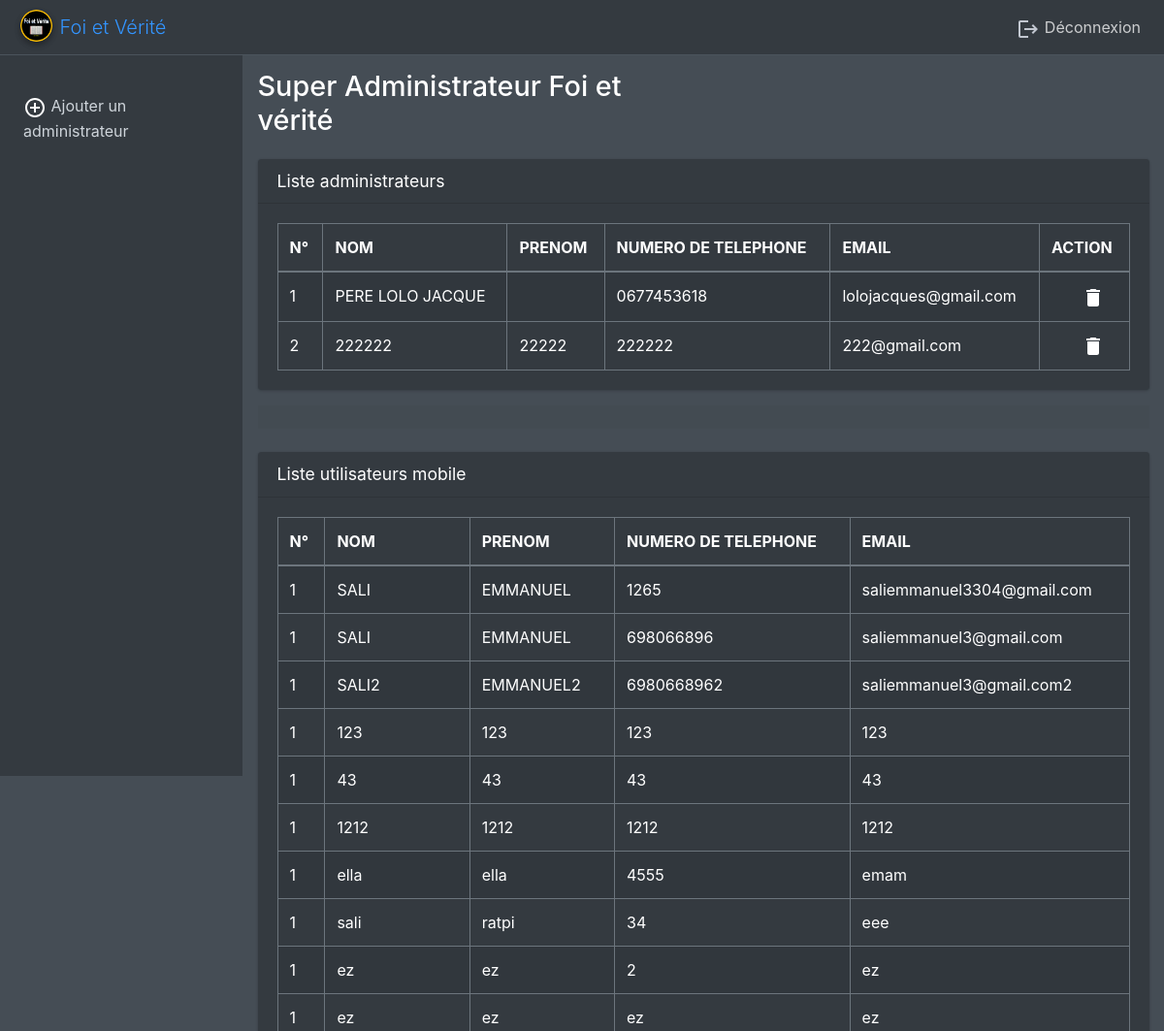
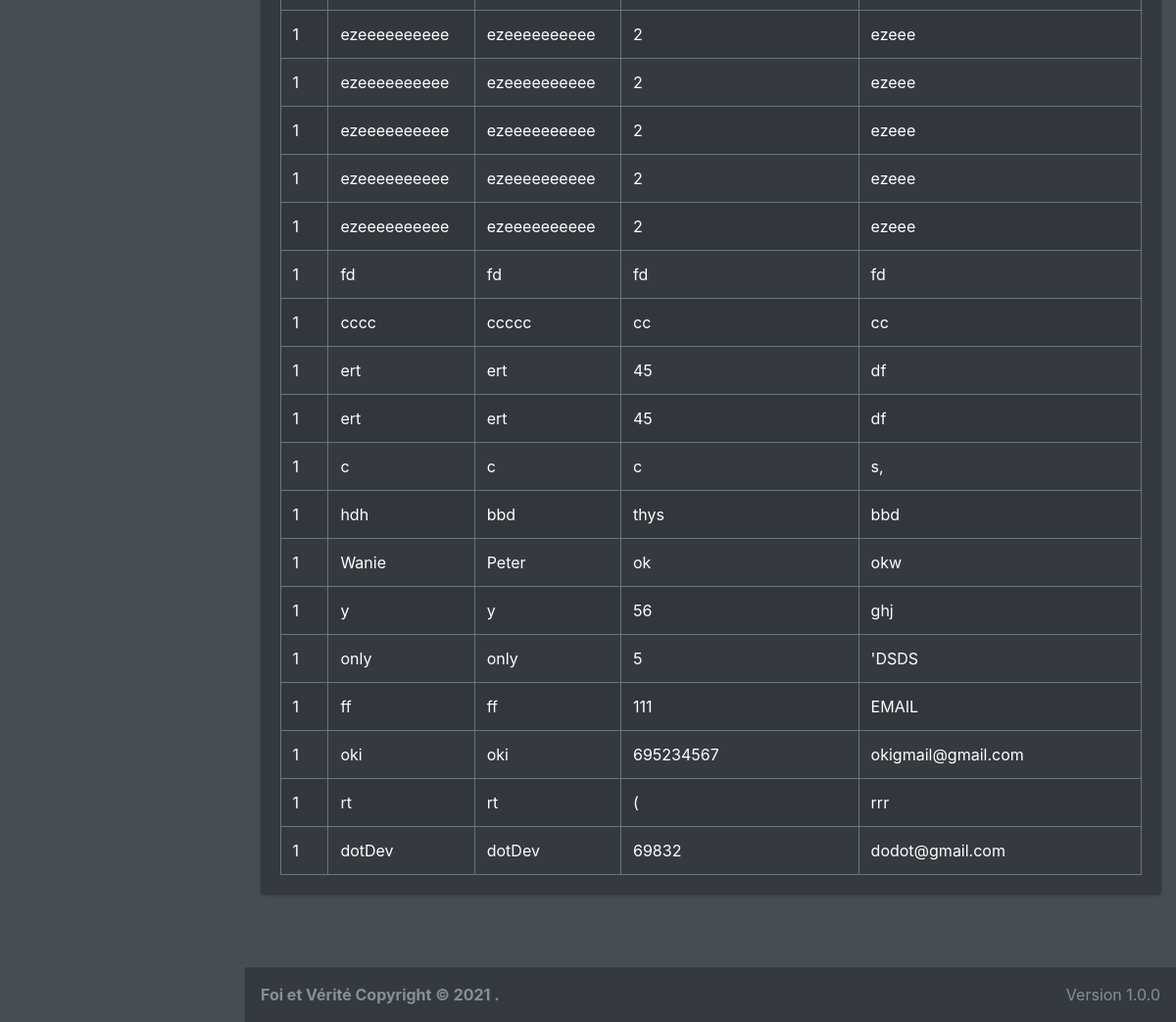
The page /pages/screens/dasbord.php (signed in) on the database its author committed (2 pictures, top to bottom).
### tables this page shows
CREATE TABLE `utilisateurmobile` (
  `idUtilisateurMobile` int(255) NOT NULL,
  `nom` varchar(50) NOT NULL,
  `prenom` varchar(50) NOT NULL,
  `numTel` varchar(50) NOT NULL,
  `email` varchar(50) NOT NULL,
  `idUtilisateur` int(11) NOT NULL
);

### pages/controlers/connexiondb.php (called while the page is built)
<?php
 function connexionDb(){
    $host = "localhost";
    $dbname = "fevdb";
    $user = "root";
    $pass = "";
    try {
        $bdd = new PDO("mysql:host=$host;dbname=$dbname", $user, $pass);
    } catch (Exception $e) {
    }
    return $bdd;
}

### pages/models/superAdministrateur.php (called while the page is built, shortened)
<?php
class SuperAdministrateur extends Utilisateur
{
    public $idsuperAdministrateur;
    public function __construct(
        $idsuperAdministrateur,
        $nom,
        $prenom,
        $numTel,
        $email,
        $idUtilisateur,
        $login,
        $grade
    ) {
        $this->idsuperAdministrateur = $idsuperAdministrateur;
    }
    public function selectAdminList($bdd)
    {
        $requete = 'SELECT `idAdministrateur`, `nom`, `prenom`, `numTel`, `email`,
         `idsuperAdministrateur`, `idUtilisateur` FROM `administrateur` WHERE
         `idsuperAdministrateur` = "' . $this->idsuperAdministrateur . '" ';
        return $bdd->prepare($requete);
    }
    public function selectListUtilisateurMobile($bdd)
    {
        $requete = 'SELECT `idUtilisateurMobile`, `nom`, `prenom`, `numTel`,
         `email`, `idUtilisateur` FROM `utilisateurmobile` WHERE 1';
        return $bdd->prepare($requete);
    }
}

### pages/screens/dasbord.php (the view, shortened to what this page needs)
<!DOCTYPE html>
<html lang="fr" style="height: auto;">
<head>
    <link rel="stylesheet" href="../../css/all.min.css">
    <link rel="stylesheet" href="../../css/OverlayScrollbars.min.css">
    <link rel="stylesheet" href="../../css/adminlte.min.css">
</head>
<body class="dark-mode sidebar-mini layout-fixed layout-navbar-fixed layout-footer-fixed" style="height: auto;">
    <div class="wrapper">
        <?php include("nav-bar.php") ?>
        <?php include("side-bar.php") ?>
        <?php if (!empty($_SESSION['user'])) {
            if ($_SESSION['user']['grade'] == 'admin') { ?>
            <?php }
            if ($_SESSION['user']['grade'] == 'superAdmin') { ?>
                <div class="content-wrapper" style="min-height: 562px;">
                    <div class="content-header">
                        <div class="container-fluid">
                            <div class="row mb-2">
                                <div class="col-sm-6">
                                    <h1 class="m-0">Super Administrateur Foi et vérité</h1>
                                </div>
                            </div>
                        </div>
                    </div>
                    <section class="content">
                        <div class="container-fluid">
                            <div class="row">
                                <div class="col-md-12">
                                    <div class="card">
                                        <div class="card-header">
                                            <h5 class="card-title">Liste administrateurs</h5>
                                        </div>
                                        <div class="card-body">
                                            <table class="table table-striped table-bordered">
                                                <thead>
                                                    <tr>
                                                        <th>N°</th>
                                                        <th>NOM </th>
                                                        <th>PRENOM</th>
                                                        <th>NUMERO DE TELEPHONE</th>
                                                        <th>EMAIL</th>
                                                        <th>ACTION</th>
                                                    </tr>
                                                </thead>
                                                <tbody>
                                                    <?php static $i = 1;
                                                    $superAdmin = Helper::buildUser($_SESSION);
                                                    $getListAdmin =  $superAdmin->selectAdminList(connexionDb());
                                                    $getListAdmin->execute();
                                                    while ($res = $getListAdmin->fetch()) { ?>
                                                        <tr class="table-bordered success">
                                                            <td><?php echo $i ?> </td>
                                                            <td><?php echo $res['nom'] ?> </td>
                                                            <td><?php echo $res['prenom'] ?> </td>
                                                            <td><?php echo $res['numTel'] ?> </td>
                                                            <td><?php echo $res['email'] ?> </td>
                                                            <td><a href="">&nbsp &nbsp &nbsp &nbsp<img src="../../img/delete.svg" alt=""></a></td>
                                                        </tr>
                                                    <?php $i = $i + 1;
                                                    } ?>
                                                </tbody>
                                            </table>
                                        </div>
                                    </div>
                                    <div class="card-footer">
                                    </div>
                                </div>
                            </div>
                            <br>
                            <div class="row">
                                <div class="col-md-12">
                                    <div class="card">
                                        <div class="card-header">
                                            <h5 class="card-title">Liste utilisateurs mobile</h5>
                                        </div>
                                        <div class="card-body">
                                            <table class="table table-striped table-bordered">
                                                <thead>
                                                    <tr>
                                                        <th>N°</th>
                                                        <th>NOM </th>
                                                        <th>PRENOM</th>
                                                        <th>NUMERO DE TELEPHONE</th>
                                                        <th>EMAIL</th>
                                                    </tr>
                                                </thead>
                                                <tbody>
                                                    <?php static $y = 1;
                                                    $superAdmin = Helper::buildUser($_SESSION);
                                                    $getListAdmin =  $superAdmin->selectListUtilisateurMobile(connexionDb());
                                                    $getListAdmin->execute();
                                                    while ($res = $getListAdmin->fetch()) { ?>
                                                        <tr class="table-bordered success">
                                                            <td><?php echo $y ?> </td>
                                                            <td><?php echo $res['nom'] ?> </td>
                                                            <td><?php echo $res['prenom'] ?> </td>
                                                            <td><?php echo $res['numTel'] ?> </td>
                                                            <td><?php echo $res['email'] ?> </td>
                                                        </tr>
                                                    <?php $i = $i + 1;
                                                    } ?>
                                                </tbody>
                                            </table>
                                        </div>
                                    </div>
                                </div>
                            </div>
                        </div>
                    </section>
                </div>
        <?php }
        } ?>
    </div>
    <?php include("footer.php") ?>
</body>
</html>

### pages/screens/nav-bar.php
<nav class="main-header navbar navbar-expand navbar-dark">
  <ul class="navbar-nav ml-auto">
  <li class="nav-item d-none d-sm-inline-block">
      <a href="../controlers/seDeconnecter.php" class="nav-link"><img src="../../img/logout.svg" alt=""> Déconnexion</a>
    </li>
  </ul>
</nav>

### pages/screens/side-bar.php (shortened to what this page needs)
<aside class="main-sidebar sidebar-dark-primary">
  <a href="dasbord.php" class="brand-link">
    <img src="../../img/logoFoiEtVerite.png" alt="logo Foi Et Verite" class="brand-image img-circle elevation-2">
    <span class="brand-text font-weight-light">Foi et Vérité</span>
  </a>
  <div class="sidebar os-host os-theme-light os-host-overflow os-host-overflow-y os-host-resize-disabled os-host-scrollbar-horizontal-hidden os-host-transition">
    <div class="os-padding">
      <div class="os-content" style="padding: 0px 8px; height: 100%; width: 100%;">
        <nav class="mt-2"><br>
          <ul class="nav nav-pills nav-sidebar flex-column" data-widget="treeview" role="menu" data-accordion="false">
            <?php if (!empty($_SESSION['user'])) {
              if ($_SESSION['user']['grade'] == 'admin') { ?>
              <?php }
              if ($_SESSION['user']['grade'] == 'superAdmin') {  ?>
                <li class="nav-item">
                  <a href="addAdministrateur.php" class="nav-link">
                    <p><img src="../../img/add.svg" alt="">
                      Ajouter un administrateur
                    </p>
                  </a>
                </li> <?php }
                  }
                      ?>
        </nav>
      </div>
    </div>
  </div>
</aside>

### pages/screens/footer.php
<footer class="main-footer">
    <strong>Foi et Vérité Copyright © 2021 <a href="https://adminlte.io/"></a>.</strong>
    <div class="float-right d-none d-sm-inline-block"> Version 1.0.0
    </div>
</footer>

### rows shown on the page
utilisateurmobile: nom "SALI", prenom "EMMANUEL", numTel "1265", email "saliemmanuel3304@gmail.com"
utilisateurmobile: nom "SALI", prenom "EMMANUEL", numTel "698066896", email "saliemmanuel3@gmail.com"
utilisateurmobile: nom "SALI2", prenom "EMMANUEL2", numTel "6980668962", email "saliemmanuel3@gmail.com2"
utilisateurmobile: nom "123", prenom "123", numTel "123", email "123"
utilisateurmobile: nom "43", prenom "43", numTel "43", email "43"
utilisateurmobile: nom "1212", prenom "1212", numTel "1212", email "1212"
utilisateurmobile: nom "ella", prenom "ella", numTel "4555", email "emam"
utilisateurmobile: nom "sali", prenom "ratpi", numTel "34", email "eee"
utilisateurmobile: nom "ez", prenom "ez", numTel "2", email "ez"
utilisateurmobile: nom "ez", prenom "ez", numTel "ez", email "ez"
utilisateurmobile: nom "ezeeeeeeeeee", prenom "ezeeeeeeeeee", numTel "2", email "ezeee"
utilisateurmobile: nom "ezeeeeeeeeee", prenom "ezeeeeeeeeee", numTel "2", email "ezeee"
utilisateurmobile: nom "ezeeeeeeeeee", prenom "ezeeeeeeeeee", numTel "2", email "ezeee"
utilisateurmobile: nom "ezeeeeeeeeee", prenom "ezeeeeeeeeee", numTel "2", email "ezeee"
utilisateurmobile: nom "ezeeeeeeeeee", prenom "ezeeeeeeeeee", numTel "2", email "ezeee"
utilisateurmobile: nom "fd", prenom "fd", numTel "fd", email "fd"
utilisateurmobile: nom "cccc", prenom "ccccc", numTel "cc", email "cc"
utilisateurmobile: nom "ert", prenom "ert", numTel "45", email "df"
utilisateurmobile: nom "ert", prenom "ert", numTel "45", email "df"
utilisateurmobile: nom "c", prenom "c", numTel "c", email "s,"
utilisateurmobile: nom "hdh", prenom "bbd", numTel "thys", email "bbd"
utilisateurmobile: nom "Wanie", prenom "Peter", numTel "ok", email "okw"
utilisateurmobile: nom "y", prenom "y", numTel "56", email "ghj"
utilisateurmobile: nom "only", prenom "only", numTel "5", email "'DSDS"
utilisateurmobile: nom "ff", prenom "ff", numTel "111", email "EMAIL"
utilisateurmobile: nom "oki", prenom "oki", numTel "695234567", email "okigmail@gmail.com"
utilisateurmobile: nom "rt", prenom "rt", numTel "(", email "rrr"
utilisateurmobile: nom "dotDev", prenom "dotDev", numTel "69832", email "dodot@gmail.com"

### other values the page prints
$res['nom'] "PERE LOLO JACQUE"
$res['numTel'] "0677453618"
$res['email'] "lolojacques@gmail.com"
$res['nom'] "222222"
$res['prenom'] "22222"
$res['numTel'] "222222"
$res['email'] "222@gmail.com"
